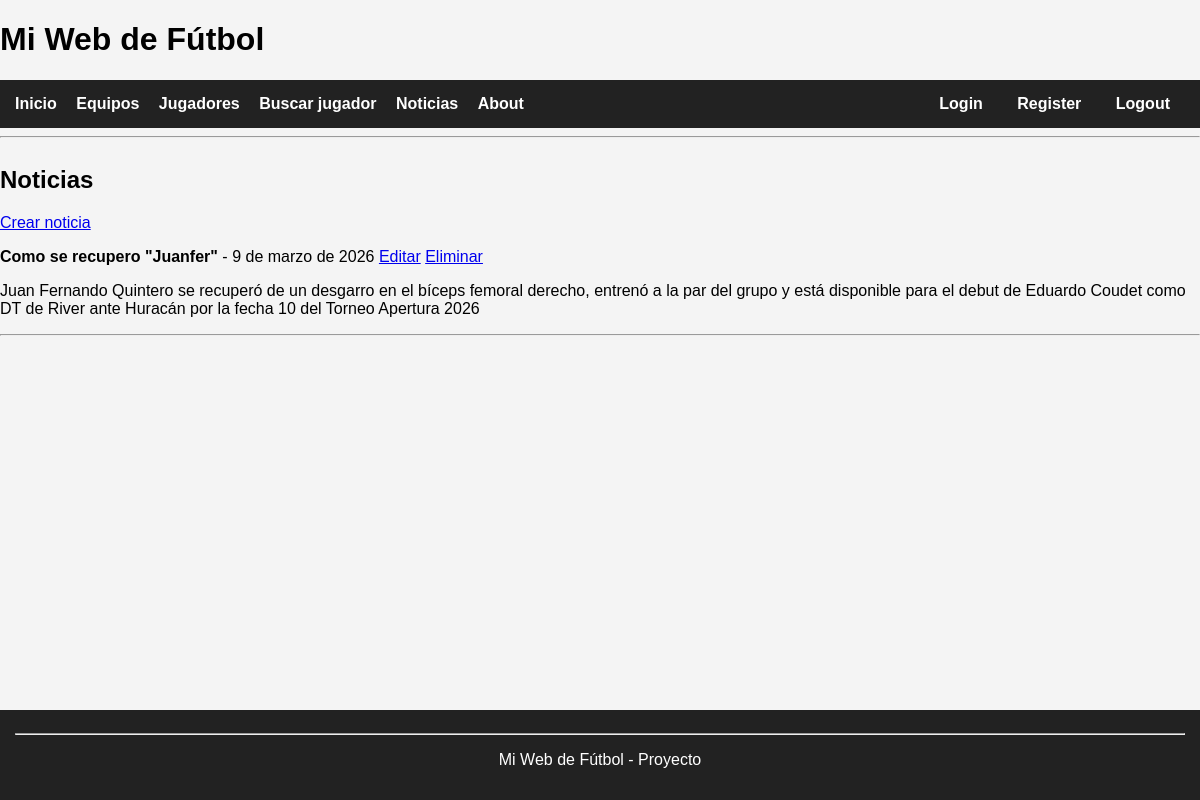
The page /noticias/ on the database as committed earlier.
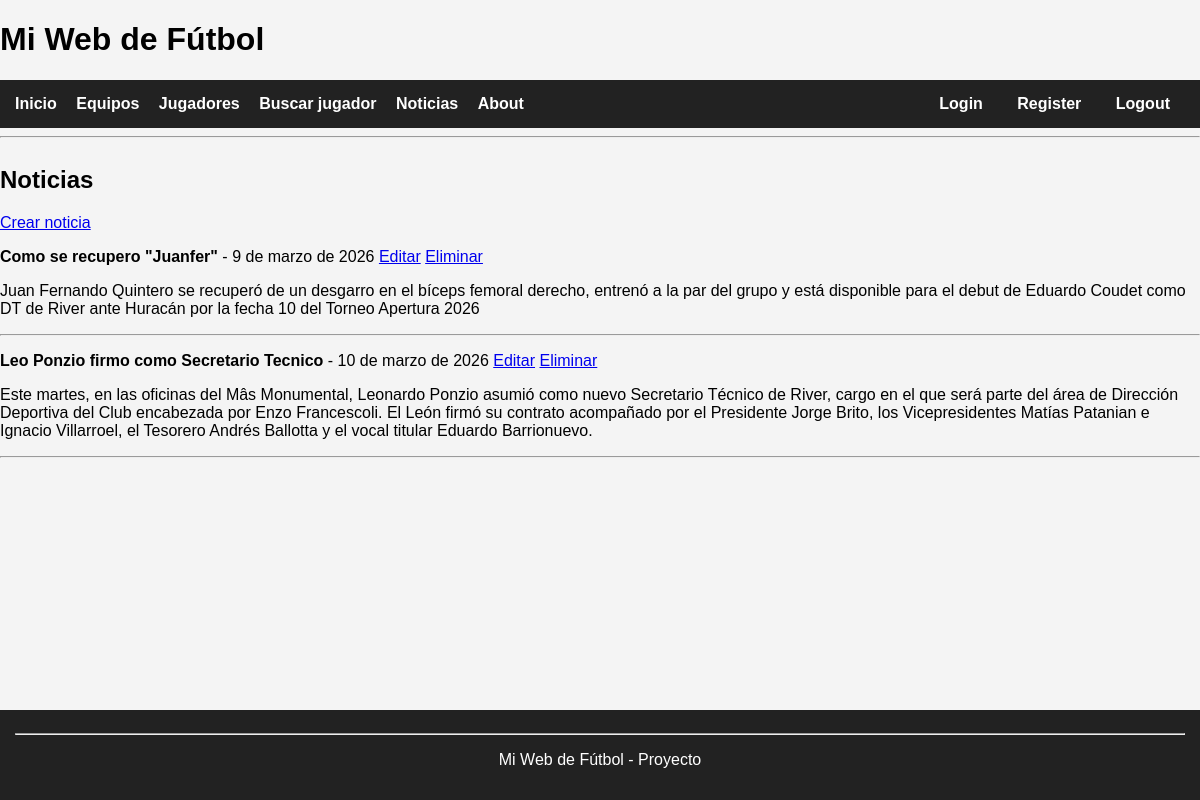
The same page on the database as committed later.
### futbol/models.py (models this page shows, shortened)
class Noticia(models.Model):
    titulo = models.CharField(max_length=200)
    contenido = models.TextField()
    fecha = models.DateField()
    class Meta:
        verbose_name = "Noticia"
        verbose_name_plural = "Noticias"

### futbol/views.py (the view)
# urls.py: path('noticias/', views.listar_noticias, name='noticias'),
def listar_noticias(request):
    noticias = Noticia.objects.all()
    return render(request, 'futbol/noticias.html', {'noticias': noticias})

### futbol/templates/futbol/noticias.html (shortened to what this page needs)
{% extends 'futbol/base.html' %}
{% block content %}
<h2>Noticias</h2>
<a href="{% url 'crear_noticia' %}">Crear noticia</a>
{% for noticia in noticias %}
    <p>
        <strong>{{ noticia.titulo }}</strong> - {{ noticia.fecha }}
        <a href="{% url 'editar_noticia' noticia.id %}">Editar</a>
        <a href="{% url 'eliminar_noticia' noticia.id %}">Eliminar</a>
    </p>
    <p>{{ noticia.contenido }}</p>
    <hr>
{% empty %}
    <p>No hay noticias publicadas.</p>
{% endfor %}
{% endblock %}

Rows that differ between the two databases and show on the page:
added Noticia: titulo "Leo Ponzio firmo como Secretario Tecnico", fecha "10 de marzo de 2026", contenido "Este martes, en las oficinas del Mâs Monumental, Leonardo Ponzio asumió como nuevo Secretario Técnico de River, cargo en el que será parte del área de Dirección Deportiva del Club encabezada por Enzo Francescoli. El León firmó su contrato acompañado por el Presidente Jorge Brito, los Vicepresidentes Matías Patanian e Ignacio Villarroel, el Tesorero Andrés Ballotta y el vocal titular Eduardo Barrionuevo."
